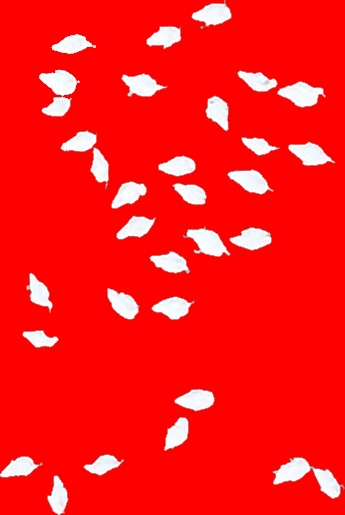
#> input picture Finding Duck/DuckSample/slice_duck_1.jpg, 345 x 515 px
$ python extractduck2.py
#> lines starting #> are read from the running program, lines starting #| are printed output that depends on the picture
import sys
import cv2 as cv
import numpy as np
import math
from numpy.linalg import matrix_power

import time
start_time = time.time()

class Gmodel:
	def __init__(self, array, n):
		#self.p = 0
		self.array = array
		self.num = n
		self.resultarray = np.zeros((3,3))
		self.u = np.zeros((1,3))
		self.co = np.zeros((3,3))
		self.realco = np.zeros((3,3))
		self.sqrealco = np.zeros((3,3))
		self.param2 = np.sqrt(np.power(np.pi,3))
		self.param3 = np.zeros((3,3))

	def pox(self, x):
		result = np.exp((x - self.u) / (self.realco) * np.transpose(x - self.u) /  (-2)) / self.param3
		#print(result)
		return result.sum()

	def setarray(self,array):
		self.array = array

	def buildmodel(self):
		#sampleimg = cv.LoadImage("full_duck.jpg")
		#sampleb,sampleg,sampler = cv.split(sampleimg)
		total = np.zeros((1,3))
		for i in range(self.num):
			total = total + self.array[i,:]
		self.u = total / self.num
		for i in range(self.num):
			self.resultarray = self.resultarray + self.array[i,:].dot(np.transpose(self.array[i,:]))
		self.co = self.resultarray / (self.num-1)
		self.realco = np.sqrt(self.co)
		self.sqrealco = np.sqrt(self.realco)
		self.param3 = self.sqrealco * self.param2

class Bayes:
	def __init__(self):
		self.w0 = 1
		self.w1 = 1
	def classify(self, pox1, pox2):
		if(pox1 > pox2):
			label = 1
		else:
			label = 0
		return label

sampleimg = cv.imread("full_duck.jpg",3)
duckimg = cv.imread("slice_duck_1.jpg",3)
#> duckimg is the input picture: shape (515, 345, 3); mean B, G, R 24.6, 24.3, 251.9
nonduckimg = cv.imread("slice_nonduck_1.jpg",3)
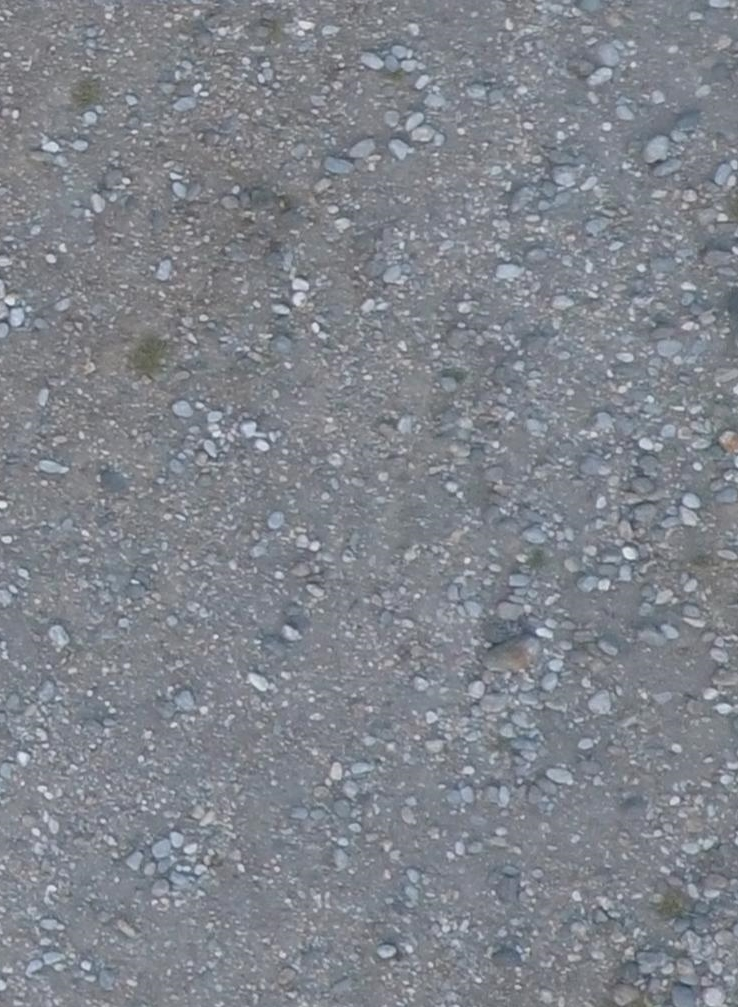
#> input picture Finding Duck/DuckSample/slice_nonduck_1.jpg, 738 x 1007 px
#> nonduckimg is the input picture: shape (1007, 738, 3); mean B, G, R 139.8, 132.3, 128.1
# [4 lines of commented-out code are left out]

duckb,duckg,duckr = cv.split(duckimg)
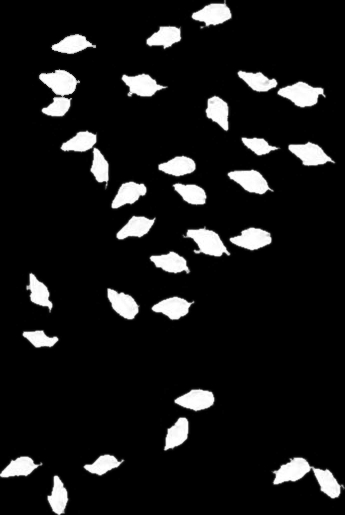
#> duckb: shape (515, 345); min 0, max 255, mean 24.6
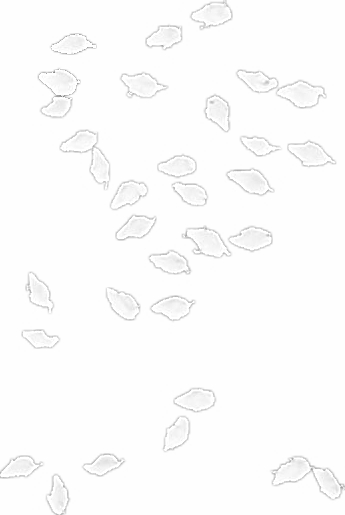
#> duckr: shape (515, 345); min 129, max 255, mean 251.9
nonduckb,nonduckg,nonduckr = cv.split(nonduckimg)
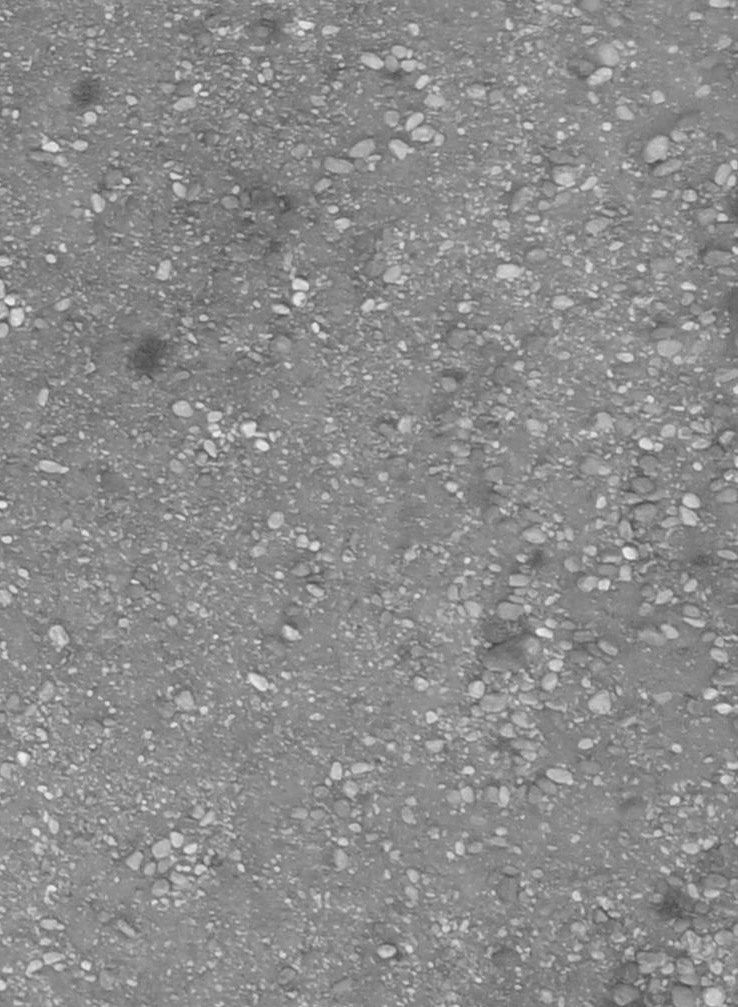
#> nonduckb: shape (1007, 738); min 67, max 241, mean 139.8
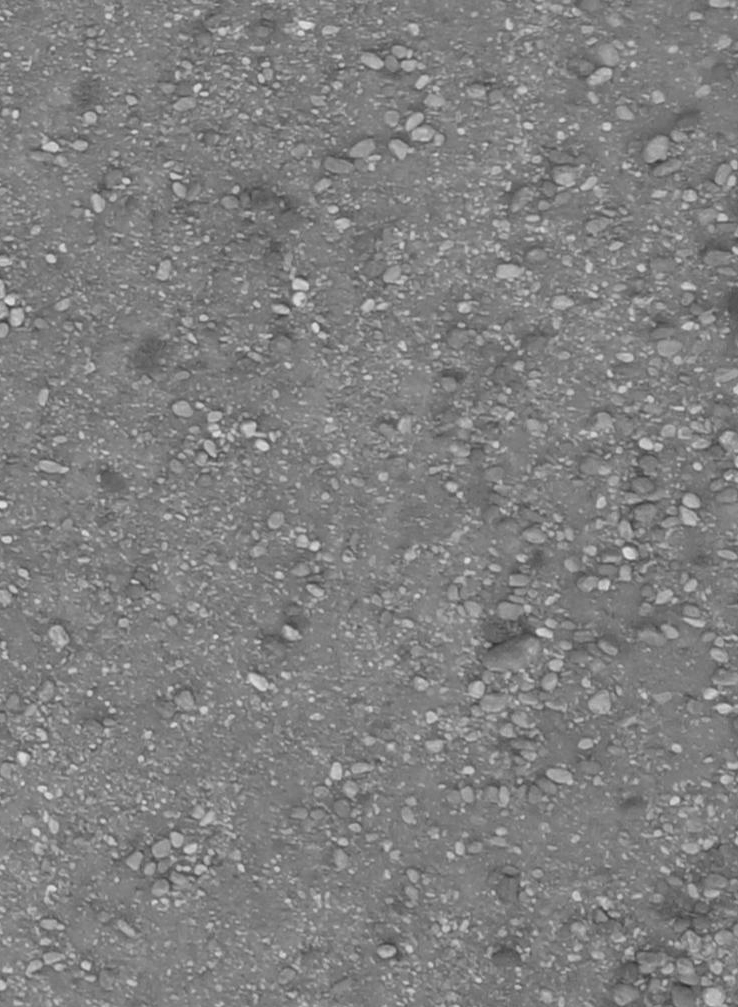
#> nonduckr: shape (1007, 738); min 45, max 228, mean 128.1
#> (the run stopped early here; a loop or call above may not have finished)
